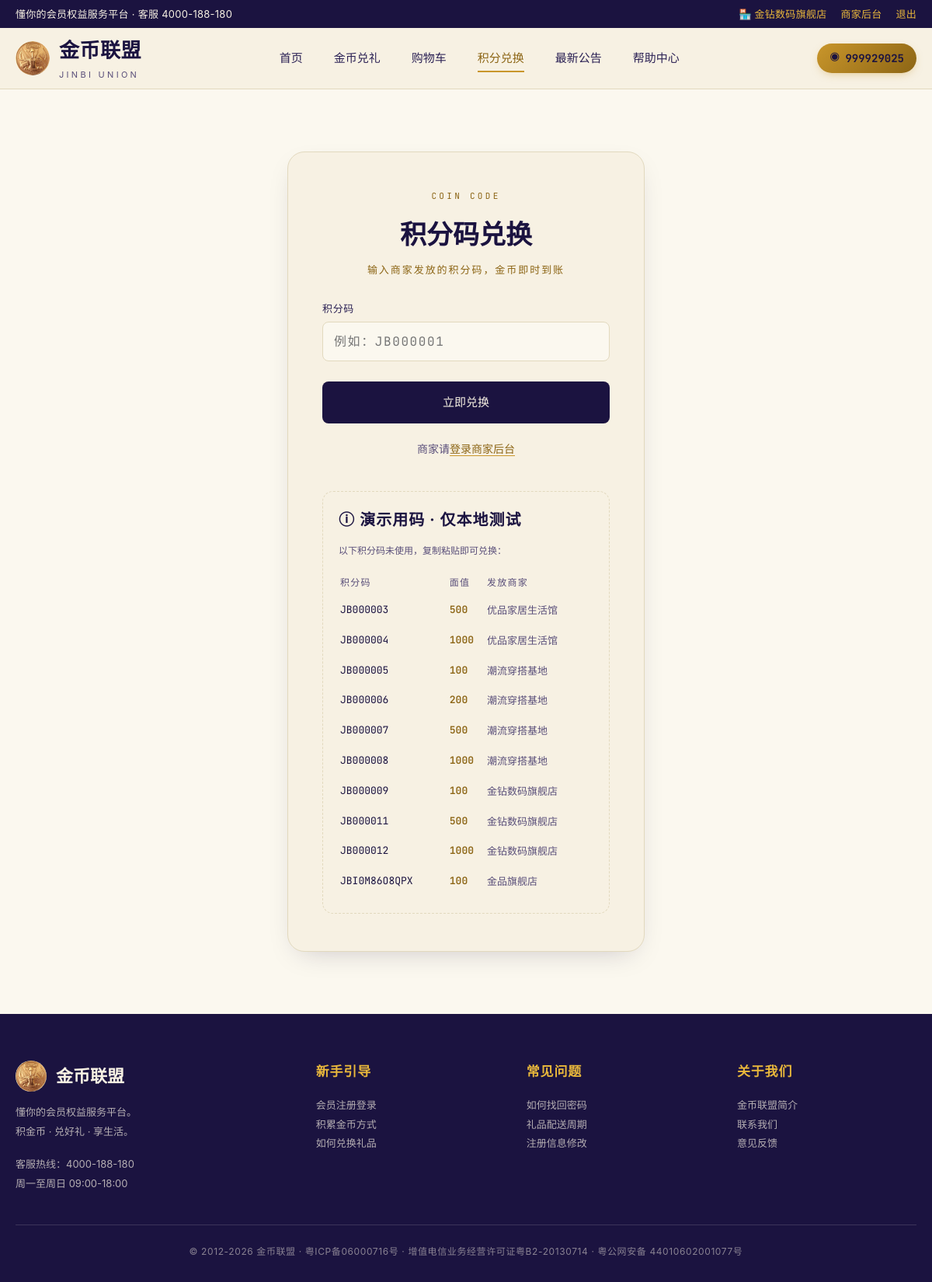
/coin/redeem (signed in), run on the app's committed database.
### tables this page shows
CREATE TABLE merchants (
            id INTEGER PRIMARY KEY AUTOINCREMENT,
            phone TEXT UNIQUE NOT NULL,
            password_hash TEXT NOT NULL,
            password_salt TEXT NOT NULL,
            shop_name TEXT UNIQUE NOT NULL,
            contact_name TEXT,
            category TEXT,
            address TEXT,
            description TEXT,
            status TEXT DEFAULT 'active',
            created_at TEXT DEFAULT CURRENT_TIMESTAMP
        );

CREATE TABLE users (
            id INTEGER PRIMARY KEY AUTOINCREMENT,
            phone TEXT UNIQUE NOT NULL,
            password_hash TEXT NOT NULL,
            password_salt TEXT NOT NULL,
            nickname TEXT,
            gender TEXT,
            email TEXT,
            province TEXT,
            city TEXT,
            district TEXT,
            birthday TEXT,
            real_name TEXT,
            coins INTEGER DEFAULT 1000,
            created_at TEXT DEFAULT CURRENT_TIMESTAMP
        );

CREATE TABLE coin_codes (
            id INTEGER PRIMARY KEY AUTOINCREMENT,
            code TEXT UNIQUE NOT NULL,
            merchant_id INTEGER NOT NULL,
            coin_amount INTEGER NOT NULL,
            status TEXT DEFAULT 'unused',
            used_by INTEGER,
            used_at TEXT,
            expires_at TEXT,
            created_at TEXT DEFAULT CURRENT_TIMESTAMP, code_plain TEXT, code_md5 TEXT,
            FOREIGN KEY (merchant_id) REFERENCES merchants(id) ON DELETE CASCADE,
            FOREIGN KEY (used_by) REFERENCES users(id) ON DELETE SET NULL
        );

### app.py (the view, shortened to what this page needs)
@app.route('/coin/redeem', methods=['GET', 'POST'])
@login_required
def coin_redeem():
    import hashlib
    codes = ss_query('''
        SELECT TOP 10 c.code_plain AS code, c.coin_amount, m.shop_name
        FROM live.coin_codes c
        JOIN live.merchants m ON m.id = c.merchant_id
        WHERE c.status = N'unused'
        ORDER BY c.id
    ''')
    return render_template('coin_redeem.html', codes=codes)

### app.py (called while the page is built)
@app.context_processor
def inject_user():
    user = None
    uid = session.get('user_id')
    if uid:
        user = ss_query('SELECT * FROM live.users WHERE id = ?', (uid,), one=True)
    return {'current_user': user}

def login_required(view):
    @wraps(view)
    def wrapped(*args, **kwargs):
        if not session.get('user_id'):
            flash('请先登录', 'error')
            return redirect(url_for('login', next=request.path))
        return view(*args, **kwargs)
    return wrapped

def current_merchant():
    mid = session.get('merchant_id')
    if not mid:
        return None
    return ss_query('SELECT * FROM live.merchants WHERE id = ?', (mid,), one=True)

### db.py (called while the page is built, shortened)
def get_local_db():
    if not hasattr(_local_local, 'db') or _local_local.db is None:
        conn = sqlite3.connect(SQLITE_PATH, check_same_thread=False)
        conn.row_factory = sqlite3.Row
        conn.execute('PRAGMA foreign_keys = ON;')
        _ensure_local_schema(conn)
        _local_local.db = conn
    return _local_local.db

def _row_dicts(cols, rows):
    class _Row(dict):
        def __getitem__(self, key):
            if isinstance(key, int):
                return list(self.values())[key]
            return dict.__getitem__(self, key)
        def __getattr__(self, key):
            try:
                return self[key]
            except KeyError as exc:
                raise AttributeError(key) from exc
    return [_Row(dict(zip(cols, row))) for row in rows]

def _check_ss_available():
    global _ss_checked, _ss_available
    if _ss_checked:
        return _ss_available

def _sqlite_query(sql, params=(), one=False):
    cur = get_local_db().execute(_sqlite_sql(sql), params)
    cols = [c[0] for c in cur.description]
    rows = cur.fetchall()
    cur.close()
    out = _row_dicts(cols, rows)
    return (out[0] if out else None) if one else out

def ss_query(sql, params=(), one=False):
    if not _check_ss_available():
        return _sqlite_query(sql, params, one)

### templates/coin_redeem.html (shortened to what this page needs)
{% extends 'base.html' %}
{% block content %}
<div class="auth-wrap">
  <div class="auth-eyebrow">COIN CODE</div>
  <h1 class="auth-title">积分码兑换</h1>
  <p style="text-align:center;color:var(--gold-deep);font-family:var(--font-mono);font-size:13px;letter-spacing:.15em;margin-bottom:28px;margin-top:-22px">
    输入商家发放的积分码，金币即时到账
  </p>
  <form method="post" novalidate>
    <div class="field">
      <label for="code">积分码</label>
      <input id="code" name="code" type="text" autocomplete="off"
             maxlength="20" placeholder="例如：JB000001"
             style="font-family:var(--font-mono);letter-spacing:.1em;text-transform:uppercase">
    </div>
    <div class="auth-actions">
      <button type="submit" class="btn btn-primary">立即兑换</button>
    </div>
    <div class="auth-foot">
      商家请<a href="{{ url_for('merchant_login') }}">登录商家后台</a>
    </div>
  </form>
  {% if codes %}
  <div style="margin-top:42px;padding:20px;background:var(--cream);border-radius:var(--radius);border:1px dashed var(--line)">
    <h3 style="font-family:var(--font-display);font-size:20px;color:var(--ink);margin-bottom:14px;letter-spacing:.05em">
      ⓘ 演示用码 · 仅本地测试
    </h3>
    <p style="font-size:12px;color:var(--ink-muted);margin-bottom:14px">以下积分码未使用，复制粘贴即可兑换：</p>
    <table style="width:100%;font-size:13px">
      <thead>
        <tr style="text-align:left;color:var(--ink-muted);font-size:12px;letter-spacing:.1em">
          <th style="padding:6px 0;font-weight:500">积分码</th>
          <th style="padding:6px 0;font-weight:500">面值</th>
          <th style="padding:6px 0;font-weight:500">发放商家</th>
        </tr>
      </thead>
      <tbody>
        {% for c in codes %}
        <tr style="border-top:1px solid var(--line)">
          <td style="padding:8px 0;font-family:var(--font-mono);color:var(--ink)">{{ c.code }}</td>
          <td style="padding:8px 0;font-family:var(--font-mono);color:var(--gold-deep);font-weight:600">{{ c.coin_amount }}</td>
          <td style="padding:8px 0;color:var(--ink-muted)">{{ c.shop_name }}</td>
        </tr>
        {% endfor %}
      </tbody>
    </table>
  </div>
  {% endif %}
</div>
{% endblock %}

### templates/base.html (shortened to what this page needs)
<!doctype html>
<html lang="zh-CN">
<head>
<link rel="stylesheet" href="{{ url_for('static', filename='css/style.css') }}">
</head>
<body>
<div class="topbar">
  <div class="container topbar-inner">
    <div>懂你的会员权益服务平台 · 客服 4000-188-180</div>
    <div class="topbar-right">
      {% if current_merchant %}
        <span style="color:var(--gold-bright)">🏪 {{ current_merchant.shop_name }}</span>
        <a href="{{ url_for('merchant_panel') }}">商家后台</a>
        <a href="{{ url_for('merchant_logout') }}">退出</a>
      {% elif current_user %}
        <span>你好，{{ current_user.nickname or current_user.phone }}</span>
        <a href="{{ url_for('coin_redeem') }}">积分兑换</a>
        <a href="{{ url_for('user_center') }}">个人中心</a>
        <a href="{{ url_for('logout') }}">退出</a>
      {% else %}
        <a href="{{ url_for('login') }}">登录</a>
        <a href="{{ url_for('register') }}">会员注册</a>
        <a href="{{ url_for('merchant_register') }}" style="color:var(--gold-bright)">商家入驻</a>
      {% endif %}
    </div>
  </div>
</div>
<nav class="nav">
  <div class="container nav-inner">
    <a href="{{ url_for('index') }}" class="brand">
      <img src="{{ url_for('static', filename='img/logo.jpg') }}" alt="">
      <span class="brand-text">
        金币联盟
        <span class="brand-sub">JINBI UNION</span>
      </span>
    </a>
    <div class="nav-links">
      <a href="{{ url_for('index') }}" class="nav-link {% if request.endpoint == 'index' %}active{% endif %}">首页</a>
      <a href="{{ url_for('gift_list') }}" class="nav-link {% if request.endpoint == 'gift_list' %}active{% endif %}">金币兑礼</a>
      {% if current_user %}
      <a href="{{ url_for('cart') }}" class="nav-link {% if request.endpoint == 'cart' %}active{% endif %}">购物车</a>
      <a href="{{ url_for('coin_redeem') }}" class="nav-link {% if request.endpoint == 'coin_redeem' %}active{% endif %}">积分兑换</a>
      {% endif %}
      <a href="{{ url_for('announcements') }}" class="nav-link {% if request.endpoint in ['announcements','announcement_detail'] %}active{% endif %}">最新公告</a>
      <a href="{{ url_for('help') }}" class="nav-link {% if request.endpoint == 'help' %}active{% endif %}">帮助中心</a>
    </div>
    <div class="nav-cta">
      {% if current_user %}
        <span class="coin-pill">{{ current_user.coins|default(0) }}</span>
      {% elif current_merchant %}
        <a href="{{ url_for('merchant_panel') }}" class="btn btn-gold">商家后台</a>
      {% else %}
        <a href="{{ url_for('login') }}" class="btn btn-ghost">登录</a>
        <a href="{{ url_for('register') }}" class="btn btn-primary">注册</a>
      {% endif %}
    </div>
  </div>
</nav>
{% block content %}{% endblock %}
<footer class="footer">
  <div class="container">
    <div class="footer-grid">
      <div>
        <div class="footer-brand">
          <img src="{{ url_for('static', filename='img/logo.jpg') }}" alt="">
          金币联盟
        </div>
        <p>懂你的会员权益服务平台。<br>积金币 · 兑好礼 · 享生活。</p>
        <p style="margin-top:18px;">客服热线：4000-188-180<br>周一至周日 09:00-18:00</p>
      </div>
      <div>
        <h4>新手引导</h4>
        <p><a href="{{ url_for('help') }}">会员注册登录</a></p>
        <p><a href="{{ url_for('help') }}">积累金币方式</a></p>
        <p><a href="{{ url_for('help') }}">如何兑换礼品</a></p>
      </div>
      <div>
        <h4>常见问题</h4>
        <p><a href="{{ url_for('help') }}">如何找回密码</a></p>
        <p><a href="{{ url_for('help') }}">礼品配送周期</a></p>
        <p><a href="{{ url_for('help') }}">注册信息修改</a></p>
      </div>
      <div>
        <h4>关于我们</h4>
        <p><a href="{{ url_for('help') }}">金币联盟简介</a></p>
        <p><a href="{{ url_for('help') }}">联系我们</a></p>
        <p><a href="{{ url_for('help') }}">意见反馈</a></p>
      </div>
    </div>
    <div class="footer-bottom">
      © 2012-2026 金币联盟 · 粤ICP备06000716号 · 增值电信业务经营许可证粤B2-20130714 · 粤公网安备 44010602001077号
    </div>
  </div>
</footer>
</body>
</html>

### data on the page
merchants: shop_name "金钻数码旗舰店"
users: coins "999929025"
coin_codes: code "JB000003", coin_amount "500", shop_name "优品家居生活馆"
coin_codes: code "JB000004", coin_amount "1000", shop_name "优品家居生活馆"
coin_codes: code "JB000005", coin_amount "100", shop_name "潮流穿搭基地"
coin_codes: code "JB000006", coin_amount "200", shop_name "潮流穿搭基地"
coin_codes: code "JB000007", coin_amount "500", shop_name "潮流穿搭基地"
coin_codes: code "JB000008", coin_amount "1000", shop_name "潮流穿搭基地"
coin_codes: code "JB000009", coin_amount "100", shop_name "金钻数码旗舰店"
coin_codes: code "JB000011", coin_amount "500", shop_name "金钻数码旗舰店"
coin_codes: code "JB000012", coin_amount "1000", shop_name "金钻数码旗舰店"
coin_codes: code "JBI0M86O8QPX", coin_amount "100", shop_name "金品旗舰店"
